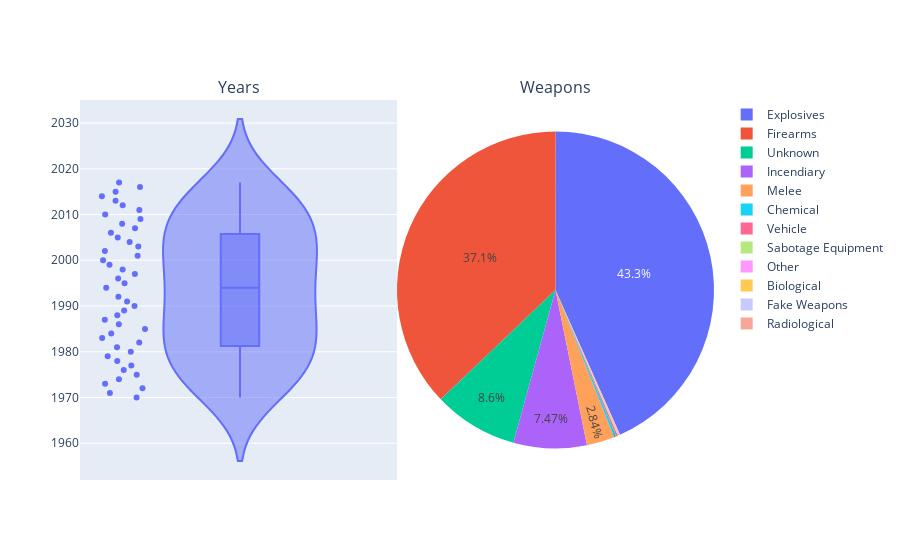

The code cell stored with this chart in its notebook:
### Markdown cell above
### 3.1.2 Pie Chart - Weapons

### Code cell
df_weaptype_count = df.groupby(["weaptype1_txt"]).size().reset_index(name="count")
df_year_count = df.groupby(["iyear"]).size().reset_index(name="count")

fig = make_subplots(rows=1, cols=2, subplot_titles=("Years", "Weapons"), horizontal_spacing=0, specs=[[{'type':'violin'}, {'type':'pie'}]])
fig.append_trace(
    px.violin(
        df_year_count,
        y="iyear",
        box=True,
        points="all"
    ).data[0],
    row=1, col=1
)
fig.append_trace(
    px.pie(
        df_weaptype_count,
        values="count",
        labels="weaptype1_txt",
        names="weaptype1_txt"
    ).update_traces(
        textposition='inside'
    ).update_layout(
        uniformtext_minsize=12, uniformtext_mode='hide', showlegend=True
    ).data[0],
    row=1, col=2
)

fig.show()

### Figure 1 — Plotly figure (JSON) as saved in the notebook; plotly's stock layout.template omitted (floating-point values rounded to 4 significant figures)
{"data": [{"alignmentgroup": "True", "box": {"visible": true}, "hovertemplate": "iyear=%{y}<extra></extra>", "legendgroup": "", "marker": {"color": "#636efa"}, "name": "", "offsetgroup": "", "orientation": "v", "points": "all", "scalegroup": "True", "showlegend": false, "type": "violin", "x0": " ", "xaxis": "x", "y": [1970, 1971, 1972, 1973, 1974, 1975, 1976, 1977, 1978, 1979, 1980, 1981, 1982, 1983, 1984, 1985, 1986, 1987, 1988, 1989, 1990, 1991, 1992, 1994, 1995, 1996, 1997, 1998, 1999, 2000, 2001, 2002, 2003, 2004, 2005, 2006, 2007, 2008, 2009, 2010, 2011, 2012, 2013, 2014, 2015, 2016, 2017], "y0": " ", "yaxis": "y"}, {"domain": {"x": [0.5, 1], "y": [0, 1]}, "hovertemplate": "weaptype1_txt=%{label}<br>count=%{value}<extra></extra>", "labels": ["Biological", "Chemical", "Explosives", "Fake Weapons", "Firearms", "Incendiary", "Melee", "Other", "Radiological", "Sabotage Equipment", "Unknown", "Vehicle"], "legendgroup": "", "name": "", "showlegend": true, "textposition": "inside", "type": "pie", "values": [26, 112, 20327, 7, 17412, 3505, 1334, 35, 2, 41, 4033, 79]}], "layout": {"annotations": [{"font": {"size": 16}, "showarrow": false, "text": "Years", "x": 0.25, "xanchor": "center", "xref": "paper", "y": 1, "yanchor": "bottom", "yref": "paper"}, {"font": {"size": 16}, "showarrow": false, "text": "Weapons", "x": 0.75, "xanchor": "center", "xref": "paper", "y": 1, "yanchor": "bottom", "yref": "paper"}], "xaxis": {"anchor": "y", "domain": [0, 0.5]}, "yaxis": {"anchor": "x", "domain": [0, 1]}}}
